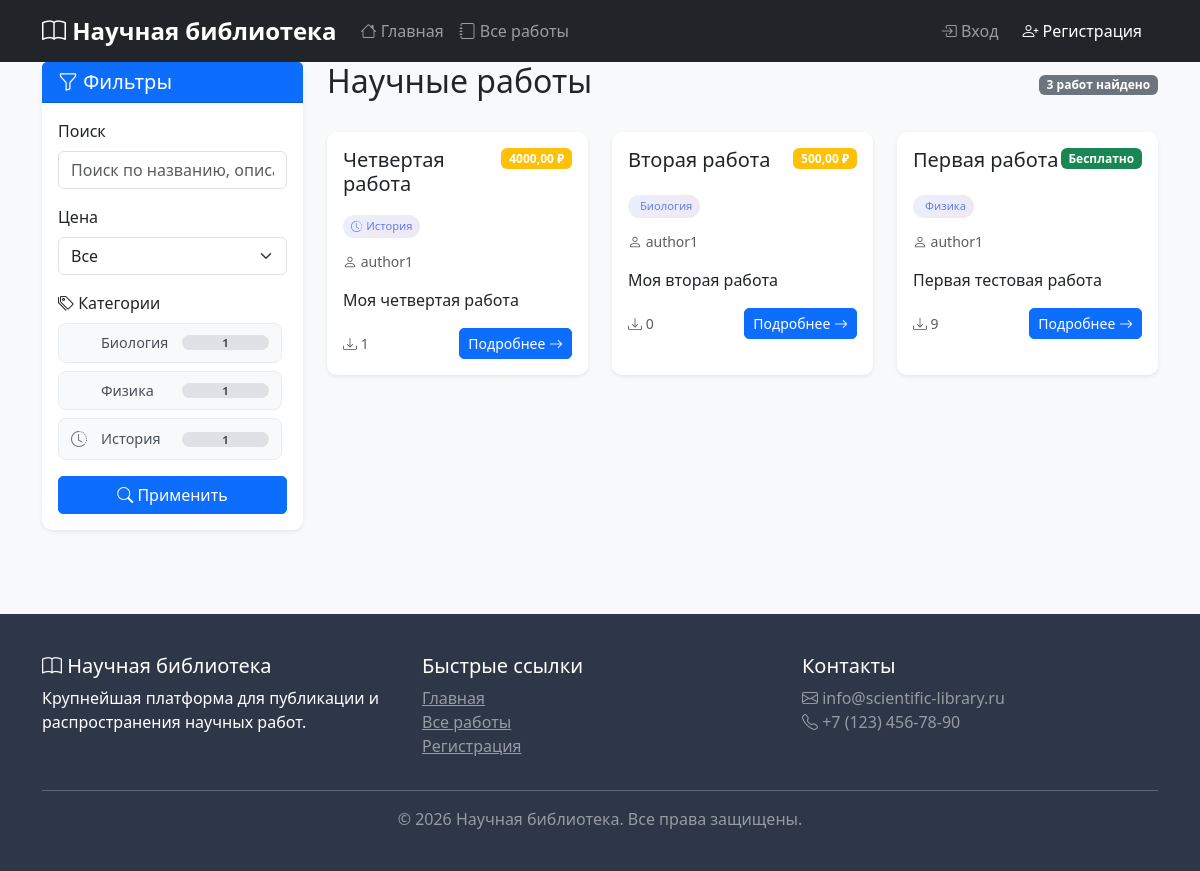
The page /works/ on the database as committed earlier.
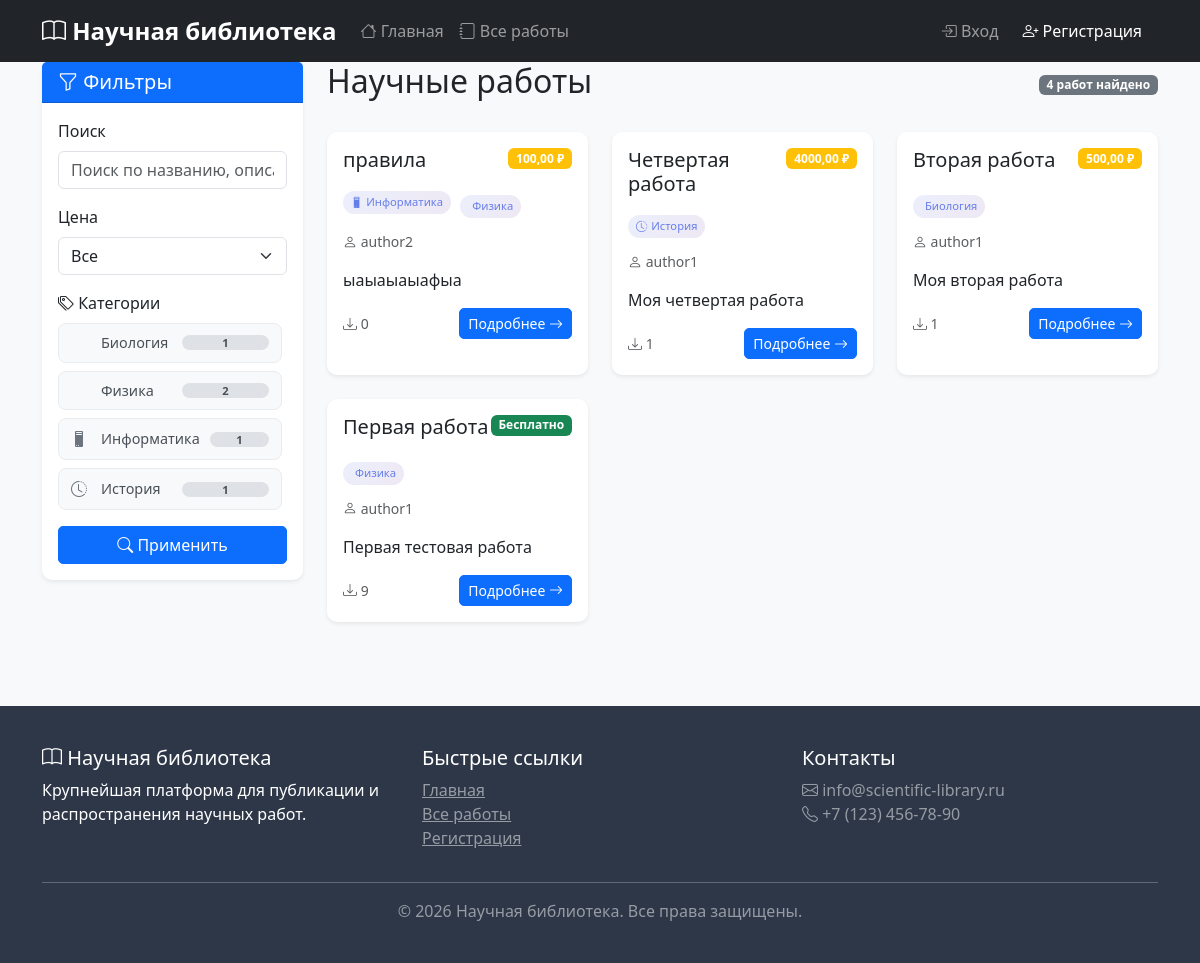
The same page on the database as committed later.
### works/models.py (models this page shows, shortened)
class Category(models.Model):
    name = models.CharField(max_length=100, unique=True, verbose_name="Название категории")
    slug = models.SlugField(max_length=100, unique=True, verbose_name="URL-метка")
    description = models.TextField(blank=True, verbose_name="Описание категории")
    icon = models.CharField(max_length=50, blank=True, help_text="Иконка из Bootstrap Icons", verbose_name="Иконка")
    created_at = models.DateTimeField(auto_now_add=True, null=True)
    class Meta:
        verbose_name = "Категория"
        verbose_name_plural = "Категории"
        ordering = ['name']

class Work(models.Model):
    STATUS_CHOICES = [
        ('pending', 'На модерации'),
        ('approved', 'Одобрено'),
        ('rejected', 'Отклонено'),
    ]
    title = models.CharField(max_length=200, verbose_name="Название")
    description = models.TextField(verbose_name="Описание")
    author = models.ForeignKey(
        settings.AUTH_USER_MODEL,
        on_delete=models.CASCADE,
        related_name='works',
        verbose_name="Автор"
    )
    categories = models.ManyToManyField(
        Category,
        related_name='works',
        blank=True,
        verbose_name="Категории"
    )
    file = models.FileField(upload_to='works/%Y/%m/%d/', verbose_name="Файл работы", null=True, blank=True)
    price = models.DecimalField(max_digits=10, decimal_places=2, default=0, verbose_name="Цена")
    moderation_status = models.CharField(max_length=20, choices=STATUS_CHOICES, default='pending')
    moderation_comment = models.TextField(blank=True)
    created_at = models.DateTimeField(auto_now_add=True)
    updated_at = models.DateTimeField(auto_now=True)
    published_at = models.DateTimeField(null=True, blank=True)
    downloads_count = models.PositiveIntegerField(default=0)
    class Meta:
        ordering = ['-created_at']
        verbose_name = "Работа"
        verbose_name_plural = "Работы"
    def is_free(self):
        return self.price == 0

### accounts/models.py (models this page shows, shortened)
class User(AbstractUser):
    ROLE_CHOICES = [
        ('user', 'Пользователь'),
        ('author', 'Автор'),
        ('moderator', 'Модератор'),
        ('admin', 'Администратор'),
    ]
    role = models.CharField(max_length=20, choices=ROLE_CHOICES, default='user')
    email = models.EmailField(unique=True)

### works/views.py (the view)
# urls.py: path('', views.work_list, name='work_list'),
def work_list(request):
    works = Work.objects.filter(moderation_status='approved')
    form = WorkFilterForm(request.GET)
    if form.is_valid():
        search_query = form.cleaned_data.get('search')
        if search_query:
            works = works.filter(
                Q(title__icontains=search_query) |
                Q(description__icontains=search_query) |
                Q(author__username__icontains=search_query)
            )
        price_filter = form.cleaned_data.get('price')
        if price_filter == 'free':
            works = works.filter(price=0)
        elif price_filter == 'paid':
            works = works.filter(price__gt=0)
        categories = form.cleaned_data.get('categories')
        if categories:
            works = works.filter(categories__in=categories).distinct()
    paginator = Paginator(works, 12)
    page_number = request.GET.get('page')
    page_obj = paginator.get_page(page_number)
    all_categories = Category.objects.annotate(
        works_count=Count('works', filter=Q(works__moderation_status='approved'))
    ).filter(works_count__gt=0)
    selected_categories = request.GET.getlist('categories')
    context = {
        'works': page_obj,
        'form': form,
        'categories': all_categories,
        'selected_categories': [int(c) for c in selected_categories if c.isdigit()],
        'search_query': form.cleaned_data.get('search', '') if form.is_valid() else '',
        'price_filter': form.cleaned_data.get('price', '') if form.is_valid() else '',
    }
    return render(request, 'works/work_list.html', context)

### works/forms.py
class WorkFilterForm(forms.Form):
    search = forms.CharField(
        required=False,
        widget=forms.TextInput(attrs={
            'class': 'form-control',
            'placeholder': 'Поиск по названию, описанию или автору...'
        })
    )
    price = forms.ChoiceField(
        required=False,
        choices=[('', 'Все'), ('free', 'Бесплатные'), ('paid', 'Платные')],
        widget=forms.Select(attrs={'class': 'form-select'})
    )
    categories = forms.ModelMultipleChoiceField(
        queryset=Category.objects.all(),
        required=False,
        widget=forms.CheckboxSelectMultiple(attrs={'class': 'category-filter-group'})
    )

### templates/works/work_list.html (shortened to what the changed rows need)
{% extends 'base.html' %}
{% load static %}
{% block content %}
<div class="container">
    <div class="row">
        <div class="col-md-3 mb-4">
            <div class="card border-0 shadow-sm sidebar-card">
                <div class="card-body">
                    <form method="get" id="filter-form">
                        <div class="mb-3">
                            <div class="categories-filter-list">
                                {% for category in categories %}
                                    <label class="category-filter-item">
                                        <div class="category-filter-content">
                                            <i class="bi {{ category.icon|default:'bi-tag' }}"></i>
                                            <span>{{ category.name }}</span>
                                            <span class="badge">{{ category.works_count }}</span>
                                        </div>
                                    </label>
                                {% endfor %}
                            </div>
                        </div>
                    </form>
                </div>
            </div>
        </div>
        <div class="col-md-9">
            <div class="d-flex justify-content-between align-items-center mb-4">
                <h2>Научные работы</h2>
                <span class="badge bg-secondary">{{ works.paginator.count }} работ найдено</span>
            </div>
            <div class="row">
                {% for work in works %}
                    <div class="col-md-6 col-lg-4 mb-4">
                        <div class="card h-100 border-0 shadow-sm card-hover">
                            <div class="card-body">
                                <div class="d-flex justify-content-between align-items-start mb-2">
                                    <h5 class="card-title">{{ work.title|truncatewords:6 }}</h5>
                                    {% if work.is_free %}
                                        <span class="badge bg-success">Бесплатно</span>
                                    {% else %}
                                        <span class="badge bg-warning">{{ work.price }} ₽</span>
                                    {% endif %}
                                </div>
                                {% if work.categories.all %}
                                    <div class="mb-2">
                                        {% for category in work.categories.all|slice:":2" %}
                                            <span class="category-chip">
                                                <i class="bi {{ category.icon|default:'bi-tag' }}"></i>
                                                {{ category.name }}
                                            </span>
                                        {% endfor %}
                                    </div>
                                {% endif %}
                                <p class="card-text text-muted small">
                                    <i class="bi bi-person"></i> {{ work.author.username }}
                                </p>
                                <p class="card-text">{{ work.description|truncatewords:15 }}</p>
                                <div class="d-flex justify-content-between align-items-center mt-3">
                                    <small class="text-muted">
                                        <i class="bi bi-download"></i> {{ work.downloads_count }}
                                    </small>
                                    <a href="{% url 'works:work_detail' work.id %}" class="btn btn-sm btn-primary">
                                        Подробнее <i class="bi bi-arrow-right"></i>
                                    </a>
                                </div>
                            </div>
                        </div>
                    </div>
                {% endfor %}
            </div>
        </div>
    </div>
</div>
{% endblock %}

Rows that differ between the two databases and show on the page:
computed for Category "Физика": works_count "1" → "2"
now on this page (row unchanged): Category: name "Информатика", works_count "1"
added Work: title "правила", price "100,00", author.username "author2", description "ыаыаыаыафыа", downloads_count "0", Category (name "Физика")
changed Work "Вторая работа": downloads_count "0" → "1"
Other text that changed with them:
{{ works.paginator.count }}: "3" → "4"
